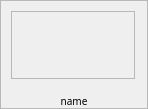
<?xml version="1.0" encoding="UTF-8"?>
<ui version="4.0">
 <class>DProgramItemFrame</class>
 <widget class="QFrame" name="DProgramItemFrame">
  <property name="geometry">
   <rect>
    <x>0</x>
    <y>0</y>
    <width>148</width>
    <height>108</height>
   </rect>
  </property>
  <property name="windowTitle">
   <string>Frame</string>
  </property>
  <property name="styleSheet">
   <string notr="true"/>
  </property>
  <property name="frameShape">
   <enum>QFrame::StyledPanel</enum>
  </property>
  <property name="frameShadow">
   <enum>QFrame::Raised</enum>
  </property>
  <layout class="QVBoxLayout" name="verticalLayout" stretch="1,0">
   <property name="spacing">
    <number>6</number>
   </property>
   <property name="leftMargin">
    <number>1</number>
   </property>
   <property name="topMargin">
    <number>1</number>
   </property>
   <property name="rightMargin">
    <number>1</number>
   </property>
   <property name="bottomMargin">
    <number>0</number>
   </property>
   <item>
    <widget class="QWidget" name="widget" native="true">
     <property name="minimumSize">
      <size>
       <width>142</width>
       <height>86</height>
      </size>
     </property>
     <property name="maximumSize">
      <size>
       <width>142</width>
       <height>86</height>
      </size>
     </property>
     <property name="styleSheet">
      <string notr="true"/>
     </property>
     <layout class="QVBoxLayout" name="verticalLayout_2">
      <item>
       <widget class="QFrame" name="frame">
        <property name="frameShape">
         <enum>QFrame::StyledPanel</enum>
        </property>
        <property name="frameShadow">
         <enum>QFrame::Raised</enum>
        </property>
       </widget>
      </item>
     </layout>
    </widget>
   </item>
   <item>
    <widget class="QLabel" name="label">
     <property name="styleSheet">
      <string notr="true">font-size: 10px;
font-family: PingFang SC;</string>
     </property>
     <property name="text">
      <string>name</string>
     </property>
     <property name="alignment">
      <set>Qt::AlignCenter</set>
     </property>
    </widget>
   </item>
  </layout>
 </widget>
 <resources/>
 <connections/>
</ui>
